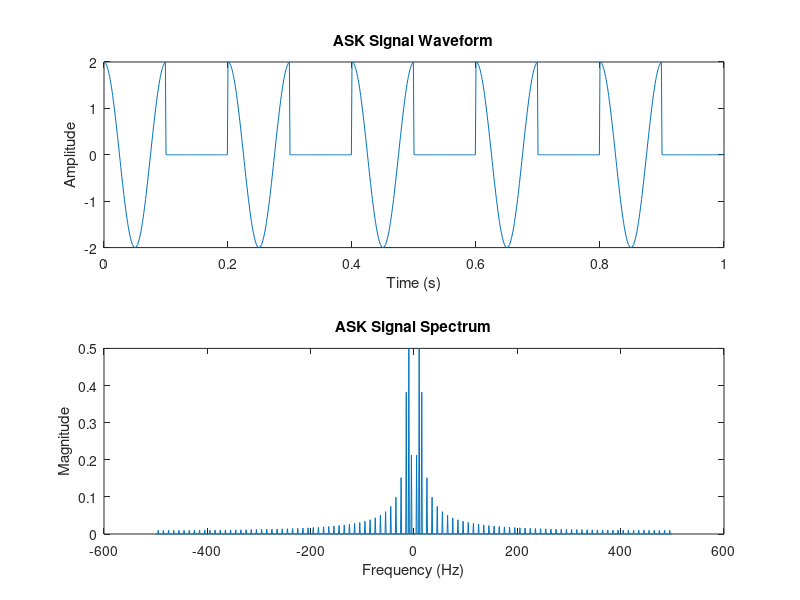

The MATLAB script that drew this image:
fs = 1000;
T = 1;
t = 0:1/fs:T-1/fs;

f1 = 10;
f2 = 5;
A = 1;
m = square(2*pi*f2*t);

ask_signal = A*(1 + m).*cos(2*pi*f1*t);

figure;
subplot(2,1,1);
plot(t, ask_signal);
xlabel('Time (s)');
ylabel('Amplitude');
title('ASK Signal Waveform');

N = length(ask_signal);
f = (-fs/2:fs/N:fs/2-fs/N);
ask_spectrum = fftshift(abs(fft(ask_signal))/N);

subplot(2,1,2);
plot(f, ask_spectrum);
xlabel('Frequency (Hz)');
ylabel('Magnitude');
title('ASK Signal Spectrum');
